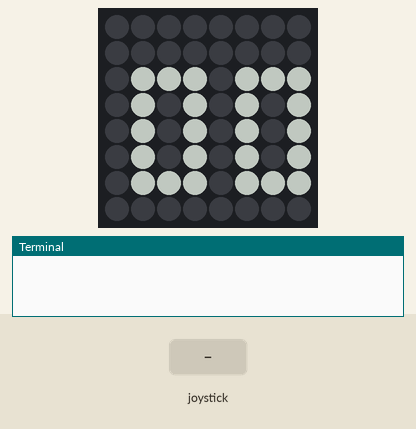
This program was run on a simulated Raspberry Pi (BCM pin numbers) with a Sense HAT. On the bench: the Sense HAT's 8×8 RGB LED matrix, the last lines printed to the terminal. The inputs (shaded band) are chosen by the test bench. Dim RGB values are drawn brighter than linear; files the program writes start out absent.

Above: at 1.2 s.
1.3 s: joystick pushed up
At 2.1 s:
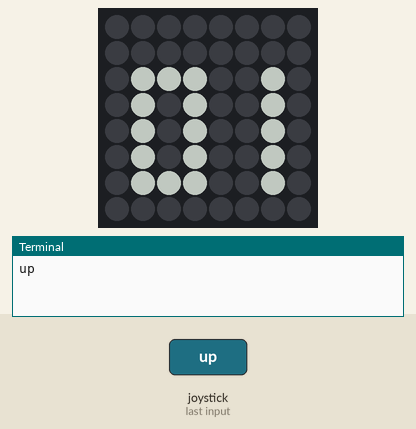
2.8 s: joystick pushed down
Timing chart, 0 to 5.8 s (numbered marks = the images above; inputs shaded):
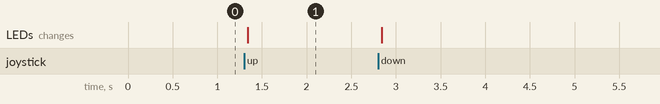

The program:

SenseHat_Count.py
```python
from sense_hat import SenseHat

sense = SenseHat()

OFFSET_LEFT = 1
OFFSET_TOP = 2

NUMS =[1,1,1,1,0,1,1,0,1,1,0,1,1,1,1,  # 0
       0,1,0,0,1,0,0,1,0,0,1,0,0,1,0,  # 1
       1,1,1,0,0,1,0,1,0,1,0,0,1,1,1,  # 2
       1,1,1,0,0,1,1,1,1,0,0,1,1,1,1,  # 3
       1,0,0,1,0,1,1,1,1,0,0,1,0,0,1,  # 4
       1,1,1,1,0,0,1,1,1,0,0,1,1,1,1,  # 5
       1,1,1,1,0,0,1,1,1,1,0,1,1,1,1,  # 6
       1,1,1,0,0,1,0,1,0,1,0,0,1,0,0,  # 7
       1,1,1,1,0,1,1,1,1,1,0,1,1,1,1,  # 8
       1,1,1,1,0,1,1,1,1,0,0,1,0,0,1]  # 9

# Displays a single digit (0-9)
def show_digit(val, xd, yd, r, g, b):
  offset = val * 15
  for p in range(offset, offset + 15):
    xt = p % 3
    yt = (p-offset) // 3
    sense.set_pixel(xt+xd, yt+yd, r*NUMS[p], g*NUMS[p], b*NUMS[p])

# Displays a two-digits positive number (0-99)
def show_number(val, r, g, b):
  abs_val = abs(val)
  tens = abs_val // 10
  units = abs_val % 10
  show_digit(tens, OFFSET_LEFT, OFFSET_TOP, r, g, b)
  show_digit(units, OFFSET_LEFT+4, OFFSET_TOP, r, g, b)

sum = 0
sense.clear()
show_number(sum, 100, 100, 100)
f = open("/home/pi/ELEC3542_Project_Files/Customer_Count.txt",'w')
f.write("%d" % sum)
f.close()
while(True):
	for event in sense.stick.get_events():
	    if event.action == 'pressed':
		    if event.action == 'pressed' and event.direction == 'up':
		    	print('up')
		    	sum += 1

		    if event.action == 'pressed' and event.direction == 'down':
		    	print('down')
		    	sum -= 1

		    if sum >= 0 :
                        sense.clear()
                        show_number(sum, 100, 100, 100)

		    f = open("/home/pi/ELEC3542_Project_Files/Customer_Count.txt",'w')
		    f.write("%d" % sum)
		    f.close()


# number display: https://yaab-arduino.blogspot.hk/2016/08/display-two-digits-numbers-on-raspberry.html
```

Measured:
- after the input at 1.3 s, the LEDs: change at once (image 1)
